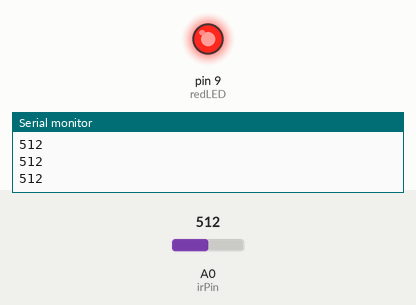
The sketch below on a simulated Arduino Uno, built with avr-gcc and run on an emulated ATmega328P. Shown: output pins drawn as LEDs (lit = HIGH), the last lines printed to the serial monitor. Inputs (shaded band) come from the test bench; at power-on: A0 (irPin) = 512.

Above: at 1.2 s.
1.3 s: A0 (irPin) set to 122
At 1.9 s:
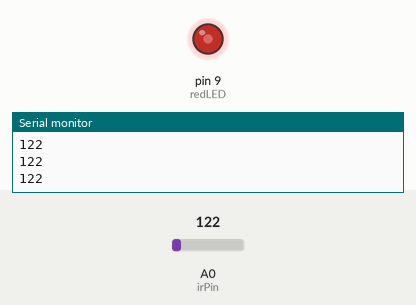
2.8 s: A0 (irPin) set to 0
At 3.1 s:
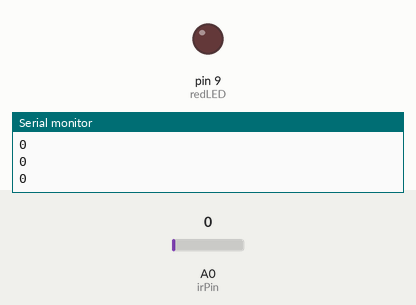
4.3 s: A0 (irPin) set to 3
At 5.3 s:
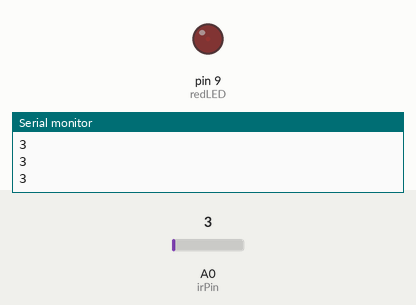
5.8 s: A0 (irPin) set to 306
At 6.5 s:
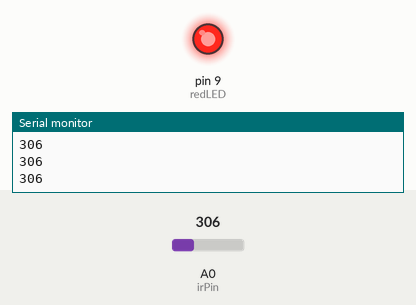
Timing chart, 0 to 8.3 s (numbered marks = the images above; inputs shaded):
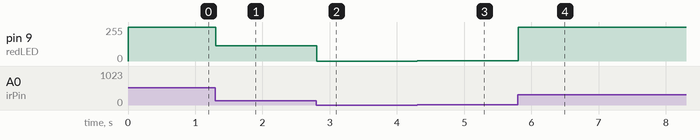

The sketch:

sketch_oct19a.ino
```cpp
int irPin=A0;
int readIr;
int redLED=9;
int LEDbright;


void setup() {
  // put your setup code here, to run once:
pinMode(irPin,INPUT);
pinMode(redLED,OUTPUT);
Serial.begin(9600);
}

void loop() {
  // put your main code here, to run repeatedly:
readIr=analogRead(irPin);
Serial.println(readIr);
LEDbright=(980./1023.*readIr);
analogWrite(redLED,LEDbright);
}
```

Measured:
- after the input at 1.3 s, pin 9 (redLED): 255/255 → 116/255 at once
- after the input at 2.8 s, pin 9 (redLED): 116/255 → 0/255 at once
- after the input at 4.3 s, pin 9 (redLED): 0/255 → 2/255 at once
- after the input at 5.8 s, pin 9 (redLED): 2/255 → 255/255 at once
